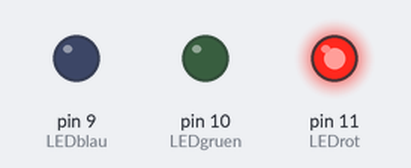
Bench run of a sketch on a simulated Arduino Uno, built with avr-gcc and run on an emulated ATmega328P. On the bench: output pins drawn as LEDs (lit = HIGH).

Above: at 0.5 s.
At 1.6 s:
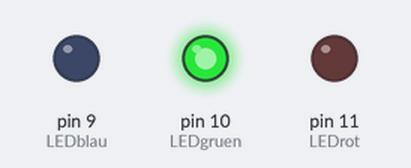
At 2.7 s:
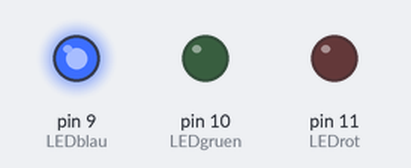
At 3.8 s:
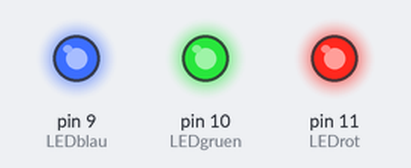
At 4.9 s:
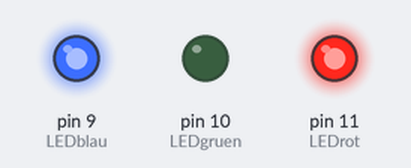
At 6.55 s:
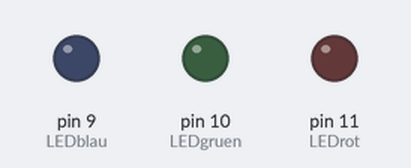
Timing chart, 0 to 7.2 s (numbered marks = the images above):
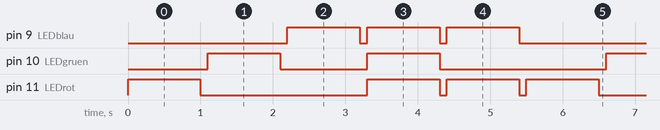

The sketch:

05_RGB_LED.ino
```cpp
/* Befehle:
pinMode(PIN, OUTPUT oder INPUT); <- definiert den PIN, OUTPUT gibt Strom und INPUT misst den Strom am PIN
delay(ZEIT); <- macht eine Pause mit der ZEIT in millisekunden
analogWrite(PIN, 0 bis 255); <- NEU: neben digital gibt es auch analoge Signale. Hier gibt es nicht nur HIGH oder LOW, sondern eine Zahl von 0 bis 255.
*/

//Zuerst die Variabeln definieren

// TODO: Verbinde die RGB LED mit dem Sensorkit. Am Besten verbindest du die [- R G B] Pins mit den Pins [GND 11~ 10~ 9~].

// TODO: Farbe rot an Pin XXX -> Wichtig nur PWM(~) nutzen! Auf deinem Arduino sind dies die Nummern mit einer kleinen Welle -> z.B. 10~
int LEDrot = 11;
// TODO: Farbe gruen an Pin XX -> Wichtig nur PWM(~) nutzen!
int LEDgruen = 10;
// TODO: Farbe blau an Pin XX -> Wichtig nur PWM(~) nutzen!
int LEDblau = 9;

int RotAn = 255; //TEST: Variable für das Einschalten
int GruenAn = 255; //TEST: Variable für das Einschalten
int BlauAn = 255; //TEST: Variable für das Einschalten

//TODO: Ersetze das Z mit der Zahl zum Ausschalten

int RotAus = 0; //TEST: Variable für das Ausschalten
int GruenAus = 0; //TEST: Variable für das Ausschalten
int BlauAus = 0; //TEST: Variable für das Ausschalten

void setup()
{
//TODO: Definiere den richtigen Pin für die rote LED -> Nutze die Variabeln und nicht die PIN-Zahl
pinMode(LEDrot, OUTPUT);
//TODO: Definiere den richtigen Pin für die grüne LED
pinMode(LEDgruen, OUTPUT);
//TODO: Definiere den richtigen Pin für die blaue LED
pinMode(LEDblau, OUTPUT);

}

void loop()
{
  analogWrite(LEDrot, RotAn); //Jetzt wird der PIN für die rote LED genommen und die Helligkeit von der Variabel
  delay(1000);
  analogWrite(LEDrot, RotAus);
  delay(100);
  // TODO: Lasse alle anderen RGB-Farben auch NACHEINANDER leuchten -> Vergiss den delay nicht!
  analogWrite(LEDgruen, GruenAn);
  delay(1000);
  analogWrite(LEDgruen, GruenAus);
  delay(100);
  analogWrite(LEDblau, BlauAn);
  delay(1000);
  analogWrite(LEDblau, BlauAus);
  delay(100);

  // TODO: Lasse alle Farben gleichzeitig leuchten -> Was passiert?
  analogWrite(LEDrot, RotAn);
  analogWrite(LEDgruen, GruenAn);
  analogWrite(LEDblau, BlauAn);
  delay(1000);
  analogWrite(LEDrot, RotAus);
  analogWrite(LEDgruen, GruenAus);
  analogWrite(LEDblau, BlauAus);
  delay(100);

  // TEST: Was passiert wenn du verschiedene Kombinationen gleichzeitig leuchten lässt?
  analogWrite(LEDrot, RotAn);
  analogWrite(LEDblau, BlauAn);
  delay(1000);
  analogWrite(LEDrot, RotAus);
  analogWrite(LEDblau, BlauAus);
  delay(100);

  // TEST: Was passiert, wenn du das 255 mit einer Zahl zwischen 0-255 ersetzt?


}
```

Measured:
- by itself, pin 9 (LEDblau): repeats every 5.5 s: 2 × (LOW 0.10 s, HIGH 1.0 s), LOW 2.3 s, HIGH 1.0 s
- by itself, pin 10 (LEDgruen): repeats every 5.5 s: LOW 1.2 s, HIGH 1.0 s, LOW 2.3 s, HIGH 1.0 s
- by itself, pin 11 (LEDrot): repeats every 5.5 s: LOW 2.3 s, 2 × (HIGH 1.0 s, LOW 0.10 s), HIGH 1.0 s
